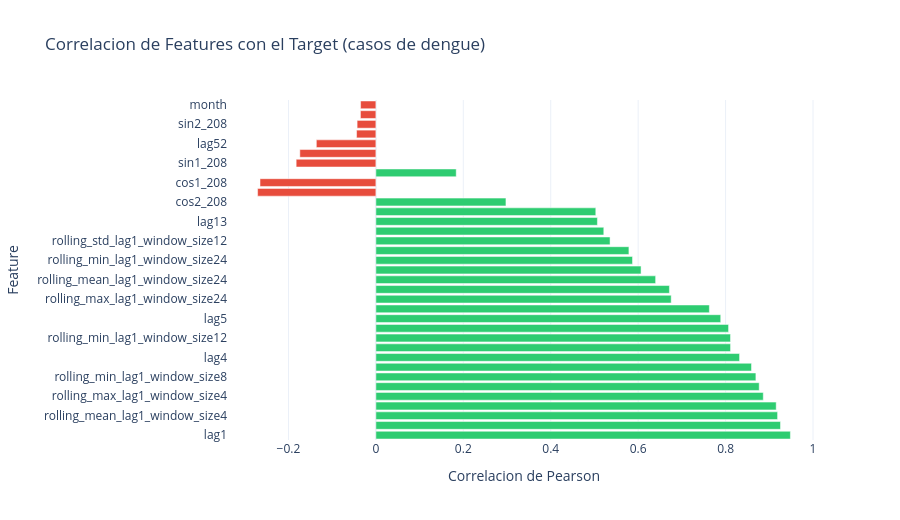

Notebook code cell kept with this figure:
### Code cell
# Mapa de correlaciones entre features y target
corr = (
    features_df[feature_cols + ["y"]]
    .corr(numeric_only=True)["y"]
    .drop("y")
    .sort_values(key=abs, ascending=False)
)

fig = go.Figure(go.Bar(
    x=corr.values,
    y=corr.index,
    orientation="h",
    marker_color=["#e74c3c" if v < 0 else "#2ecc71" for v in corr.values],
))
fig.update_layout(
    title="Correlacion de Features con el Target (casos de dengue)",
    xaxis_title="Correlacion de Pearson",
    yaxis_title="Feature",
    height=520,
    template="plotly_white",
)
fig.show()
print("Los lags y ventanas con mayor correlacion suelen ser los mas informativos para modelos de boosting.")

### Figure 1 — Plotly figure (JSON) as saved in the notebook; plotly's stock layout.template omitted (floating-point values rounded to 4 significant figures)
{"data": [{"marker": {"color": ["#2ecc71", "#2ecc71", "#2ecc71", "#2ecc71", "#2ecc71", "#2ecc71", "#2ecc71", "#2ecc71", "#2ecc71", "#2ecc71", "#2ecc71", "#2ecc71", "#2ecc71", "#2ecc71", "#2ecc71", "#2ecc71", "#2ecc71", "#2ecc71", "#2ecc71", "#2ecc71", "#2ecc71", "#2ecc71", "#2ecc71", "#2ecc71", "#2ecc71", "#e74c3c", "#e74c3c", "#2ecc71", "#e74c3c", "#e74c3c", "#e74c3c", "#e74c3c", "#e74c3c", "#e74c3c", "#e74c3c"]}, "orientation": "h", "type": "bar", "x": [0.9483, 0.9256, 0.919, 0.9158, 0.8862, 0.8769, 0.8693, 0.8593, 0.832, 0.8114, 0.8112, 0.8068, 0.7889, 0.7629, 0.6756, 0.6715, 0.64, 0.6066, 0.5871, 0.5788, 0.5357, 0.5214, 0.5068, 0.5031, 0.2975, -0.2706, -0.265, 0.1838, -0.1824, -0.174, -0.1362, -0.04424, -0.04292, -0.03535, -0.03501], "y": ["lag1", "rolling_min_lag1_window_size4", "rolling_mean_lag1_window_size4", "lag2", "rolling_max_lag1_window_size4", "lag3", "rolling_min_lag1_window_size8", "rolling_mean_lag1_window_size8", "lag4", "rolling_max_lag1_window_size8", "rolling_min_lag1_window_size12", "rolling_mean_lag1_window_size12", "lag5", "rolling_max_lag1_window_size12", "rolling_max_lag1_window_size24", "lag8", "rolling_mean_lag1_window_size24", "rolling_std_lag1_window_size24", "rolling_min_lag1_window_size24", "lag11", "rolling_std_lag1_window_size12", "rolling_std_lag1_window_size8", "lag13", "rolling_std_lag1_window_size4", "cos2_208", "ciclo_cos_208", "cos1_208", "year", "sin1_208", "ciclo_sin_208", "lag52", "quarter", "sin2_208", "semana_iso", "month"]}], "layout": {"height": 520, "title": {"text": "Correlacion de Features con el Target (casos de dengue)"}, "xaxis": {"title": {"text": "Correlacion de Pearson"}}, "yaxis": {"title": {"text": "Feature"}}}}
